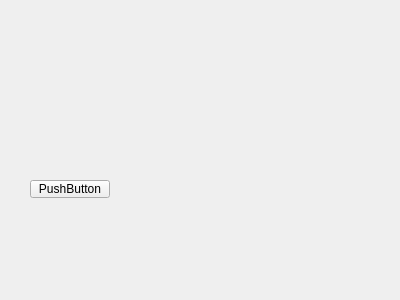
<?xml version="1.0" encoding="UTF-8"?>
<ui version="4.0">
 <class>Form</class>
 <widget class="QWidget" name="Form">
  <property name="geometry">
   <rect>
    <x>0</x>
    <y>0</y>
    <width>400</width>
    <height>300</height>
   </rect>
  </property>
  <property name="windowTitle">
   <string>Form</string>
  </property>
  <widget class="QPushButton" name="pushButton">
   <property name="geometry">
    <rect>
     <x>30</x>
     <y>180</y>
     <width>80</width>
     <height>18</height>
    </rect>
   </property>
   <property name="text">
    <string>PushButton</string>
   </property>
  </widget>
 </widget>
 <resources/>
 <connections/>
</ui>
